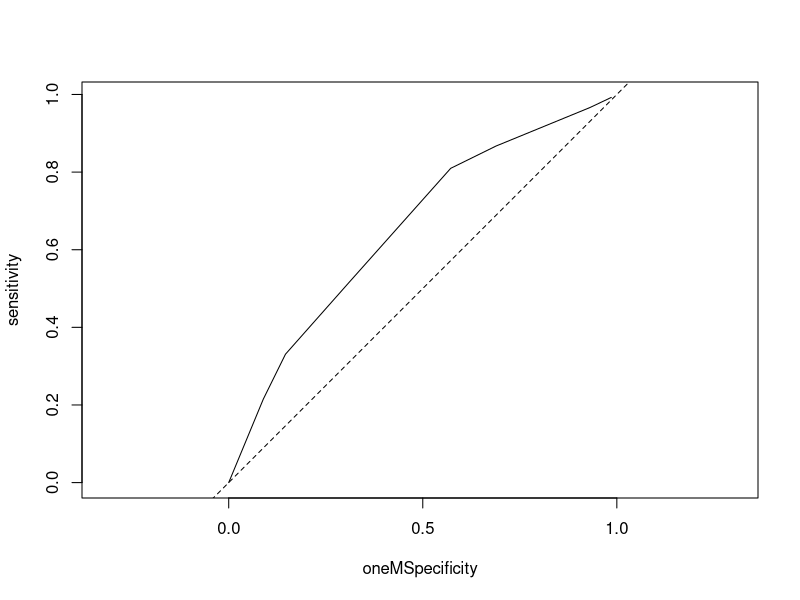

This chart was generated by the following R code:
## ---- chunk 1
knitr::opts_chunk$set(echo = TRUE)
## ---- chunk 2
alone = 14/21
withvcr = 38/42

SLO = log((withvcr/(1-withvcr))/(alone/(1-alone)))
varSLO = (1/(21*(alone)*(1-alone)))+(1/(42*(withvcr)*(1-withvcr)))
z_score = (SLO - 0)/sqrt(varSLO)

print(paste("The sample log-odds ratio is:", round(SLO, digits = 3)))
print(paste0("The z-test value is: ", round(z_score, digits =3), ", which is statistically different from 0"))
## ---- chunk 3
p_hat = (21*alone + 42*withvcr)/(21+42)
z_score2 = (withvcr - alone)/sqrt((p_hat*(1-p_hat))*((1/21)+(1/41)))

print(paste0("The computed large sample z-test is: ", z_score2, ", which is fairly close to the result from part a). In both cases, we can conclude that p1 is significantly different from p2"))
## ---- chunk 4
UCB <- read.csv('UCBAdmissions.csv')
p0 = 0.304
p1 = 0.445
slo = log((p1/(1-p1))/(p0/(1-p0)))

fit1 = glm(Admit ~ Gender, family = binomial, data = UCB)
summary(fit1)
## ---- chunk 5
library(dplyr)
library(reshape2)
UCB = UCB[1:8]
UCB_melt = melt(UCB, id = c("Admit", "Gender"))
colnames(UCB_melt) = c("Admit", "Gender", "Department", "value")
UCB_melt = UCB_melt[which(UCB_melt$value==1), names(UCB_melt) %in% c("Admit", "Gender", "Department")]
UCB_melt$Department = as.numeric(UCB_melt$Department)
fit2 = glm(Admit ~ Gender + Department, family = binomial, data = UCB_melt)
summary(fit2)
## ---- chunk 6
rad = read.csv('Radiation.csv')
rad = rad[1:24,]
fit1 = glm(Success ~ Days, family = binomial, data = rad)
rad_sum = summary(fit1)
summary(fit1)
## ---- chunk 7
rad_sum$coefficients[2]
CIlower = exp(5*(rad_sum$coefficients[2]-1.96*(rad_sum$coefficients[4])))
CIupper = exp(5*(rad_sum$coefficients[2]+1.96*(rad_sum$coefficients[4])))
print(paste0("The 95% confidence interval for the odds of absence of tumor vs. presence of tumor if the number of days of therapy is increased by 5 days is : [",round(CIlower, 3),",",round(CIupper,3),"]"))
## ---- chunk 8
new = data.frame(rad$Days)
testpredict = predict(fit1, newdata = rad$days, type = 'response')
p_star = 0
max_ccr = 0
best_pstar = 0
for(i in seq(from=0.01, to=1.0, by=0.01)){
  curr_tab= table(rad$Success, testpredict>i)
  curr_ccr = sum(diag(curr_tab))/sum(curr_tab)
  if(curr_ccr > max_ccr){
    max_ccr = curr_ccr
    best_pstar = i
    }
}
print(max_ccr)
print(best_pstar)
## ---- chunk 9
tab = table(rad$Success, testpredict>best_pstar)
measures <- function(m){
  CCR = sum(diag(m))/sum(m)
  spe = m[1]/sum(m[1,])
  sen = m[2,2]/sum(m[2,])
  pre = m[2,2]/sum(m[,2])
  re = m[2,2]/sum(m[2,])
  f1 = (2*pre*re)/(pre+re)
  all = paste("CCR is:", CCR, "\nSensitivtiy is", sen, "\nSpecificity is", spe, "\nPrecision is", pre, "\nRecall is", re, "\nF1-score is", f1, "\n")
  cat(all, sep='\n')
}
measures(tab)
## ---- chunk 10
m1 <- c(8100, 100, 900, 900)
dim(m1) <- c(2,2)
m2 <- c(8910, 10, 990, 90)
dim(m2) <- c(2,2)

measures(m1)

measures(m2)
## ---- chunk 11
art = read.csv('Art-education group data.csv')
str(art)
## ---- chunk 12
sumY = 0
sumN = 0
i = 1
sensitivity = c()
oneMSpecificity = c()
while (i < (nrow(art)+1)){
  Y = art[i,2]
  N = art[i,3]
  sumY = sumY + Y
  sens = (sum(art["Yes"])-sumY)/sum(art["Yes"])
  sensitivity = append(sensitivity, sens)
  sumN = sumN + N
  spec = 1 - sumN/sum(art["No"])
  oneMSpecificity = append(oneMSpecificity, spec)
  i = i+1
}
ROC <- data.frame("oneMSpecificity" = oneMSpecificity, "sensitivity" = sensitivity)
ROC
#plot sensitivity against specificity
## ---- chunk 13
plot(ROC, type = 'l', asp = 1)
abline(0, 1, lty = 2)
